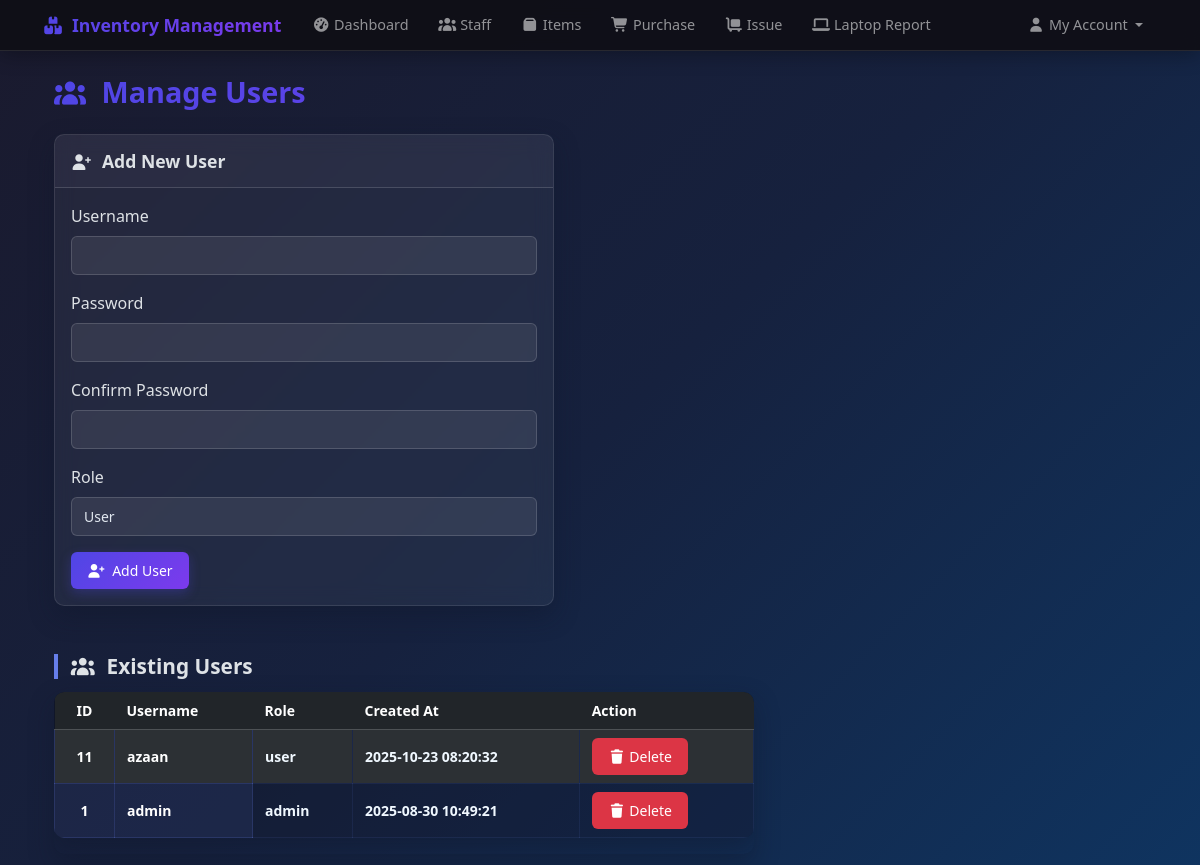
Page /manage_users (signed in) on the committed database.
### tables this page shows
CREATE TABLE users (
    id INTEGER PRIMARY KEY AUTOINCREMENT,
    username TEXT UNIQUE NOT NULL,
    password TEXT NOT NULL,
    created_at TIMESTAMP DEFAULT CURRENT_TIMESTAMP
, role TEXT NOT NULL DEFAULT 'user');

### routes.py (the view)
@main_bp.route('/manage_users')
@login_required
def manage_users():
    if session.get('role') != 'admin':
        flash("Access denied: Admins only.", "error")
        return redirect(url_for('main.dashboard'))
    conn = get_db_connection()
    users = conn.execute("SELECT * FROM users ORDER BY id DESC").fetchall()
    conn.close()
    return render_template("manage_users.html", users=users, title="Manage Users")

### db.py (called while the page is built)
def get_db_connection():
    conn = sqlite3.connect('inventory.db')
    conn.row_factory = sqlite3.Row
    return conn

### routes.py (called while the page is built)
def login_required(f):
    @wraps(f)
    def decorated_function(*args, **kwargs):
        if 'user_id' not in session:
            flash('You need to be logged in to view this page.', 'warning')
            return redirect(url_for('auth.login'))
        return f(*args, **kwargs)
    return decorated_function

### templates/manage_users.html (shortened to what this page needs)
{% extends 'base.html' %}
{% block content %}
<div class="container mt-4">
    <h2 class="page-title mb-4">
        <i class="fa fa-users"></i> Manage Users
    </h2>
    <div class="card mb-4" style="max-width: 500px;">
        <div class="card-header">
            <i class="fa fa-user-plus"></i> Add New User
        </div>
        <div class="card-body">
            <form method="POST" action="{{ url_for('main.add_user') }}">
                <div class="mb-3">
                    <label class="form-label">Username</label>
                    <input type="text" name="username" class="form-control" required>
                </div>
                <div class="mb-3">
                    <label class="form-label">Password</label>
                    <input type="password" name="password" class="form-control" required>
                </div>
                <div class="mb-3">
                    <label class="form-label">Confirm Password</label>
                    <input type="password" name="confirm_password" class="form-control" required>
                </div>
                <div class="mb-3">
                    <label class="form-label">Role</label>
                    <select name="role" class="form-control" required>
                        <option value="user">User</option>
                    </select>
                </div>
                <button type="submit" class="btn btn-primary">
                    <i class="fa fa-user-plus me-1"></i> Add User
                </button>
            </form>
        </div>
    </div>
    <h3 class="section-header mt-5"><i class="fa fa-users"></i> Existing Users</h3>
    <div class="table-responsive" style="max-width: 700px;">
        <table class="table table-dark table-striped align-middle">
            <thead>
                <tr>
                    <th>ID</th>
                    <th>Username</th>
                    <th>Role</th>
                    <th>Created At</th>
                    <th>Action</th>
                </tr>
            </thead>
            <tbody>
            {% for user in users %}
                <tr>
                    <td>{{ user.id }}</td>
                    <td>{{ user.username }}</td>
                    <td>{{ user.role }}</td>
                    <td>{{ user.created_at }}</td>
                    <td>
                        <form method="POST" action="{{ url_for('main.delete_user', user_id=user.id) }}" style="display:inline;">
                            <button type="submit" class="btn btn-danger btn-sm" onclick="return confirm('Delete this user?')">
                                <i class="fa fa-trash"></i> Delete
                            </button>
                        </form>
                    </td>
                </tr>
            {% endfor %}
            </tbody>
        </table>
    </div>
</div>
{% endblock %}

### templates/base.html (style rules this page uses)
:root { --primary-gradient: linear-gradient(135deg, #4f46e5 0%, #7c3aed 100%); --secondary-gradient: linear-gradient(135deg, #06b6d4 0%, #3b82f6 100%); --success-gradient: linear-gradient(135deg, #10b981 0%, #059669 100%); --warning-gradient: linear-gradient(135deg, #f59e0b 0%, #d97706 100%); --card-shadow: 0 10px 25px rgba(15, 23, 42, 0.4); --card-shadow-hover: 0 15px 35px rgba(15, 23, 42, 0.5); --border-radius: 10px; }
body { background: linear-gradient(135deg, #1a1a2e 0%, #16213e 50%, #0f3460 100%); min-height: 100vh; font-family: 'Segoe UI', Tahoma, Geneva, Verdana, sans-serif; }
.card { background: rgba(255, 255, 255, 0.05); backdrop-filter: blur(10px); border: 1px solid rgba(255, 255, 255, 0.1); border-radius: var(--border-radius); box-shadow: var(--card-shadow); transition: all 0.3s ease; }
.card-header { font-size: 1.1rem; font-weight: 600; padding: 0.8rem 1rem; }
.card-header i { font-size: 1rem; margin-right: 0.4rem; }
.table { background: rgba(255, 255, 255, 0.03); border-radius: var(--border-radius); overflow: hidden; box-shadow: var(--card-shadow); font-size: 14px; }
.table th, .table td { padding: 8px 12px; vertical-align: middle; }
.table th:first-child, .table td:first-child { width: 60px; text-align: center; }
.table-responsive { border-radius: var(--border-radius); max-height: 75vh; overflow: auto; }
.table th, .table td { overflow: hidden; text-overflow: ellipsis; max-width: 200px; }
.table-dark { background: rgba(0, 0, 0, 0.3); }
.table tbody tr { transition: all 0.2s ease; }
.table td { font-weight: 600; color: #f0f8ff; background: rgba(102, 126, 234, 0.06); border: 1px solid rgba(102, 126, 234, 0.15); }
.table tbody td:nth-child(1), .table tbody td:nth-child(2) { font-weight: 700; color: #ffffff; background: rgba(102, 126, 234, 0.15); border: 1px solid rgba(102, 126, 234, 0.3); }
.btn { border-radius: 6px; font-weight: 500; font-size: 14px; padding: 8px 16px; transition: all 0.3s ease; border: none; }
.btn-primary { background: var(--primary-gradient); box-shadow: 0 4px 12px rgba(79, 70, 229, 0.3); color: white; }
.form-control, .form-select { background: rgba(255, 255, 255, 0.08); border: 1px solid rgba(255, 255, 255, 0.15); border-radius: 6px; color: #e2e8f0; font-size: 14px; padding: 8px 12px; transition: all 0.3s ease; }
select { -webkit-appearance: none; -moz-appearance: none; appearance: none; }
select option { background-color: #1e293b !important; color: #e2e8f0 !important; }
.page-title { background: var(--primary-gradient); -webkit-background-clip: text; -webkit-text-fill-color: transparent; background-clip: text; font-weight: 700; font-size: 1.8rem; margin-bottom: 1.5rem; }
.page-title i { font-size: 1.6rem; margin-right: 0.5rem; }
.section-header { border-left: 4px solid #667eea; padding-left: 0.8rem; margin: 1.5rem 0 0.8rem 0; font-size: 1.3rem; font-weight: 600; }
.section-header i { font-size: 1.2rem; margin-right: 0.4rem; }
.table-responsive { border-radius: var(--border-radius); box-shadow: var(--card-shadow); }

### rows in the picture
users: id "11", username "azaan", role "user", created_at "2025-10-23 08:20:32"
users: id "1", username "admin", role "admin", created_at "2025-08-30 10:49:21"
